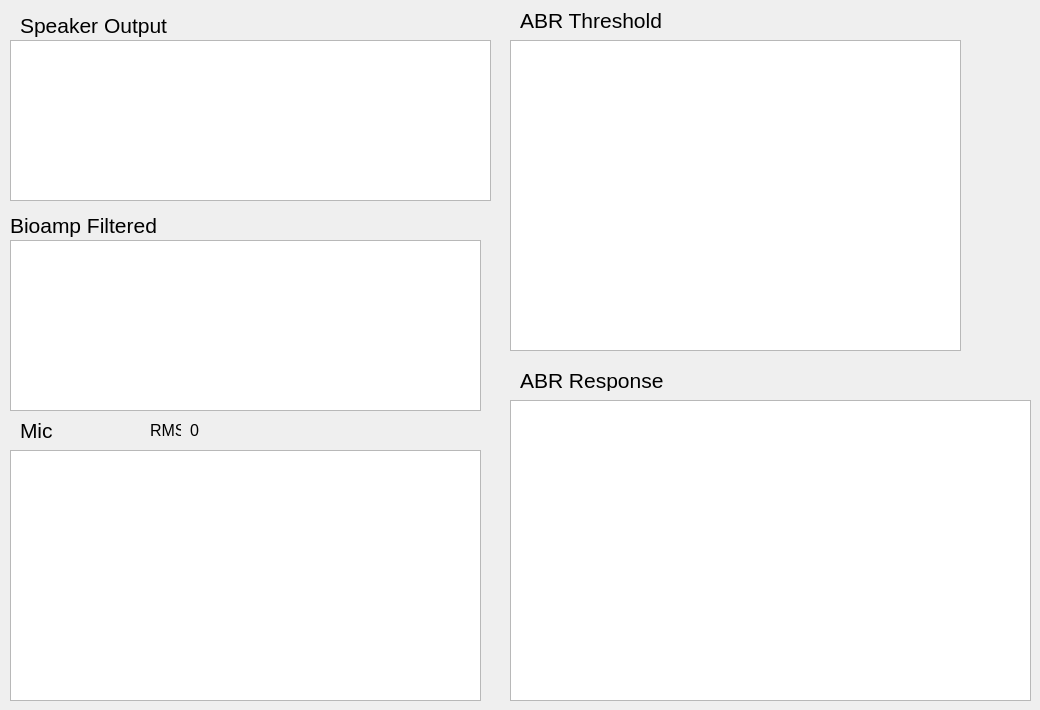
    <widget class="QWidget" name="tab_5">
     <attribute name="title">
      <string>ABR</string>
     </attribute>
     <widget class="PlotWidget" name="ABR_response">
      <property name="geometry">
       <rect>
        <x>510</x>
        <y>400</y>
        <width>521</width>
        <height>301</height>
       </rect>
      </property>
      <property name="backgroundBrush">
       <brush brushstyle="NoBrush">
        <color alpha="255">
         <red>255</red>
         <green>255</green>
         <blue>255</blue>
        </color>
       </brush>
      </property>
     </widget>
     <widget class="QLabel" name="label_65">
      <property name="geometry">
       <rect>
        <x>520</x>
        <y>370</y>
        <width>181</width>
        <height>21</height>
       </rect>
      </property>
      <property name="font">
       <font>
        <pointsize>16</pointsize>
       </font>
      </property>
      <property name="text">
       <string>ABR Response</string>
      </property>
     </widget>
     <widget class="QLabel" name="label_66">
      <property name="geometry">
       <rect>
        <x>10</x>
        <y>210</y>
        <width>181</width>
        <height>31</height>
       </rect>
      </property>
      <property name="font">
       <font>
        <pointsize>16</pointsize>
       </font>
      </property>
      <property name="text">
       <string>Bioamp Filtered</string>
      </property>
     </widget>
     <widget class="QLabel" name="label_67">
      <property name="geometry">
       <rect>
        <x>20</x>
        <y>420</y>
        <width>51</width>
        <height>21</height>
       </rect>
      </property>
      <property name="font">
       <font>
        <pointsize>16</pointsize>
       </font>
      </property>
      <property name="text">
       <string>Mic</string>
      </property>
     </widget>
     <widget class="QLabel" name="label_68">
      <property name="geometry">
       <rect>
        <x>520</x>
        <y>10</y>
        <width>181</width>
        <height>21</height>
       </rect>
      </property>
      <property name="font">
       <font>
        <pointsize>16</pointsize>
       </font>
      </property>
      <property name="text">
       <string>ABR Threshold</string>
      </property>
     </widget>
     <widget class="QLabel" name="label_69">
      <property name="geometry">
       <rect>
        <x>20</x>
        <y>10</y>
        <width>181</width>
        <height>31</height>
       </rect>
      </property>
      <property name="font">
       <font>
        <pointsize>16</pointsize>
       </font>
      </property>
      <property name="text">
       <string>Speaker Output</string>
      </property>
     </widget>
     <widget class="PlotWidget" name="ABR_threshold">
      <property name="geometry">
       <rect>
        <x>510</x>
        <y>40</y>
        <width>451</width>
        <height>311</height>
       </rect>
      </property>
      <property name="backgroundBrush">
       <brush brushstyle="NoBrush">
        <color alpha="255">
         <red>255</red>
         <green>255</green>
         <blue>255</blue>
        </color>
       </brush>
      </property>
     </widget>
     <widget class="PlotWidget" name="ABR_micInput">
      <property name="geometry">
       <rect>
        <x>10</x>
        <y>450</y>
        <width>471</width>
        <height>251</height>
       </rect>
      </property>
      <property name="backgroundBrush">
       <brush brushstyle="NoBrush">
        <color alpha="255">
         <red>255</red>
         <green>255</green>
         <blue>255</blue>
        </color>
       </brush>
      </property>
     </widget>
     <widget class="PlotWidget" name="ABR_bioampInput">
      <property name="geometry">
       <rect>
        <x>10</x>
        <y>240</y>
        <width>471</width>
        <height>171</height>
       </rect>
      </property>
      <property name="backgroundBrush">
       <brush brushstyle="NoBrush">
        <color alpha="255">
         <red>255</red>
         <green>255</green>
         <blue>255</blue>
        </color>
       </brush>
      </property>
     </widget>
     <widget class="PlotWidget" name="ABR_output">
      <property name="geometry">
       <rect>
        <x>10</x>
        <y>40</y>
        <width>481</width>
        <height>161</height>
       </rect>
      </property>
      <property name="backgroundBrush">
       <brush brushstyle="NoBrush">
        <color alpha="255">
         <red>255</red>
         <green>255</green>
         <blue>255</blue>
        </color>
       </brush>
      </property>
     </widget>
     <widget class="QLabel" name="label_73">
      <property name="geometry">
       <rect>
        <x>150</x>
        <y>420</y>
        <width>31</width>
        <height>21</height>
       </rect>
      </property>
      <property name="font">
       <font>
        <pointsize>12</pointsize>
       </font>
      </property>
      <property name="text">
       <string>RMS</string>
      </property>
     </widget>
     <widget class="QLabel" name="ABR_rms_label">
      <property name="geometry">
       <rect>
        <x>190</x>
        <y>420</y>
        <width>71</width>
        <height>21</height>
       </rect>
      </property>
      <property name="font">
       <font>
        <pointsize>12</pointsize>
       </font>
      </property>
      <property name="text">
       <string>0</string>
      </property>
     </widget>
    </widget>
